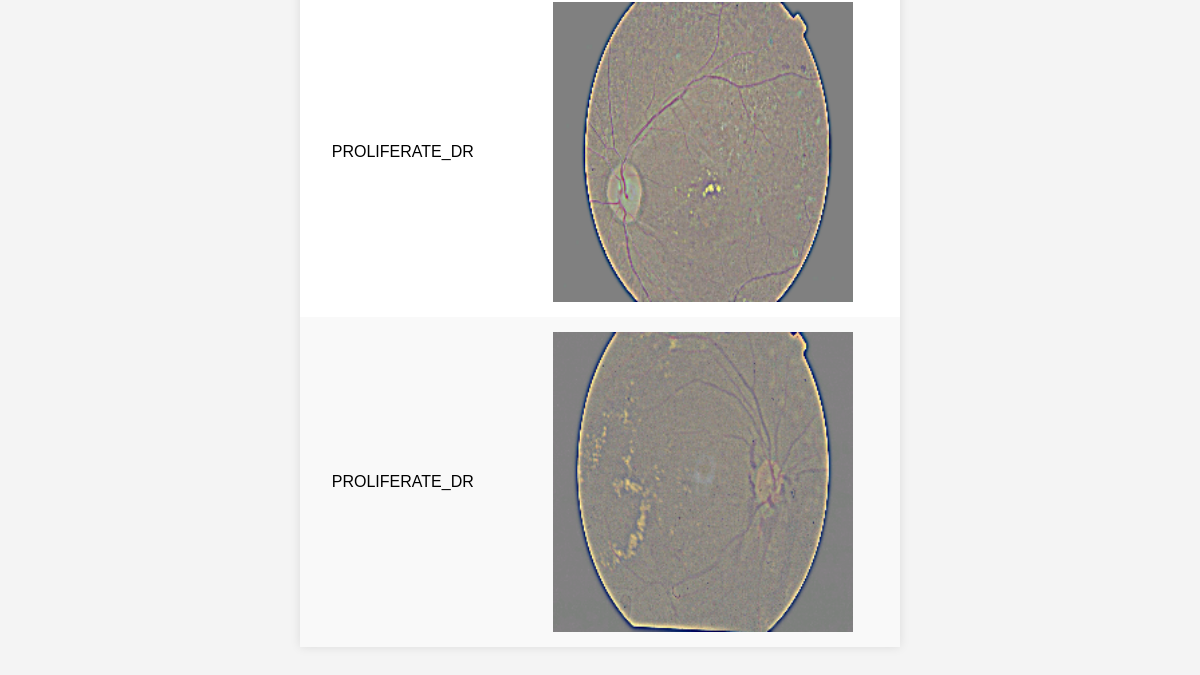
The page /Database/ (lower part) on the database as committed earlier.
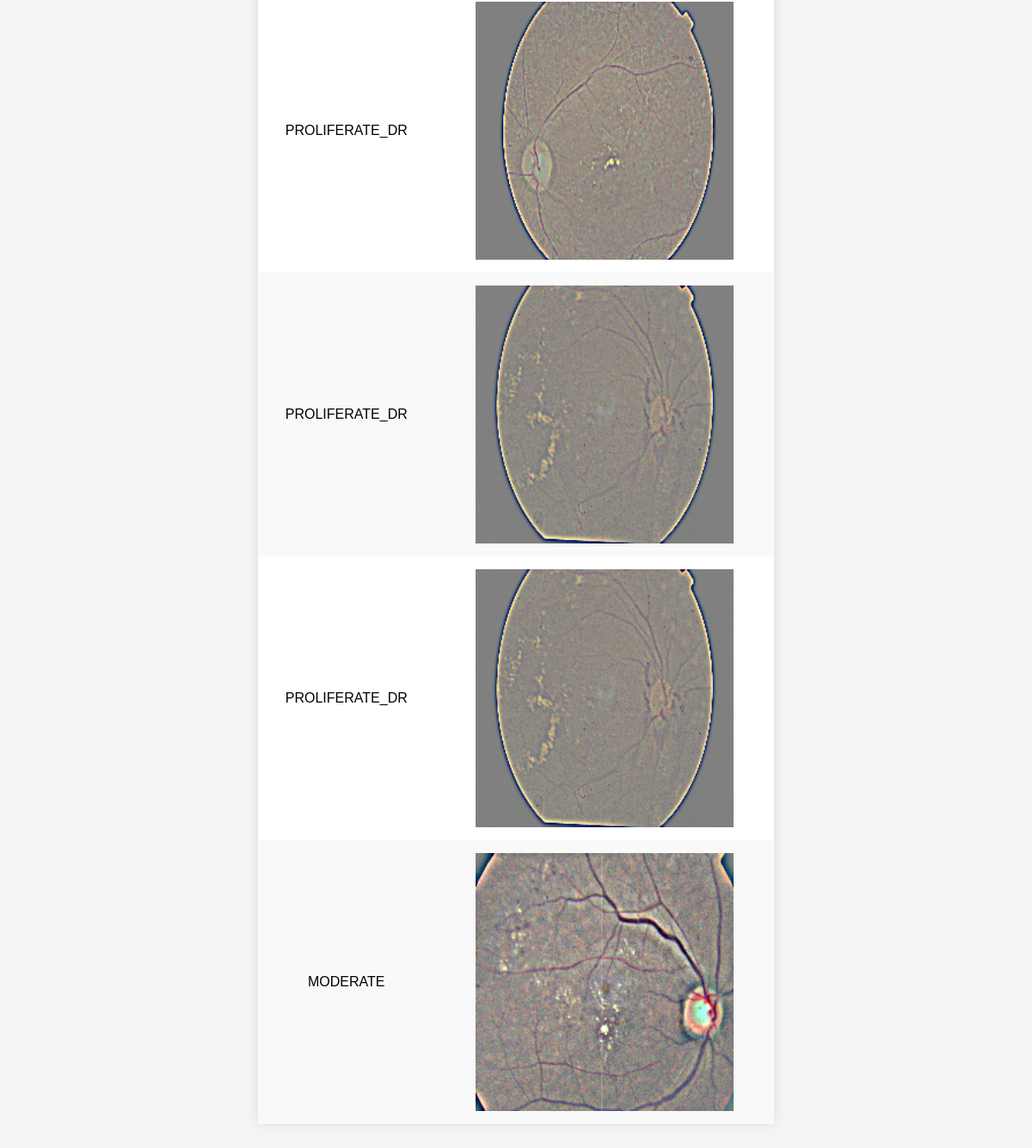
The same page on the database as committed later.
### App/models.py (models this page shows, shortened)
class UserImageModel(models.Model):
    image = models.ImageField(upload_to = 'images/',blank=True)
    label = models.CharField(max_length=20,default='data')

### App/views.py (the view)
# urls.py: path('Database/',views.Database,name='Database'),
def Database(request):
    models = UserImageModel.objects.all()
    models = [m for m in models if m.image and hasattr(m.image, 'url')]
    return render(request, 'App/Database.html', {'models': models})

### App/templates/app/Database.html (shortened to what this page needs)
<!DOCTYPE html>
<html lang="en">
<head>
</head>
<body>
      <table>
          <tbody>
  {% for model in models %}
      <tr>
          <td>{{ model.label|upper }}</td>
          <td>
              {% if model.image %}
                  <img src="{{ model.image.url }}" height="300px" width="300px" alt="User Image">
              {% else %}
                  <p>No image available</p>
              {% endif %}
          </td>
      </tr>
  {% endfor %}
</tbody>
      </table>
</html>

### App/templates/app/Database.html (style rules this page uses)
body { font-family:'Lucida Sans', 'Lucida Sans Regular', 'Lucida Grande', 'Lucida Sans Unicode', Geneva, Verdana, sans-serif; margin: 0; padding: 0; background-color: #f4f4f4; }
table { width: 50%; margin: 30px auto; border-collapse: collapse; box-shadow: 0 0 10px rgba(0, 0, 0, 0.1); background-color: #fff; }
th, td { padding: 15px; text-align: center; }
tbody tr:nth-child(even) { background-color: #f9f9f9; }
img { max-width: 100%; height: auto; display: block; margin: 0 auto; }

Rows that differ between the two databases and show on the page:
added UserImageModel: label "PROLIFERATE_DR", image (picture)
added UserImageModel: label "MODERATE", image (picture)
